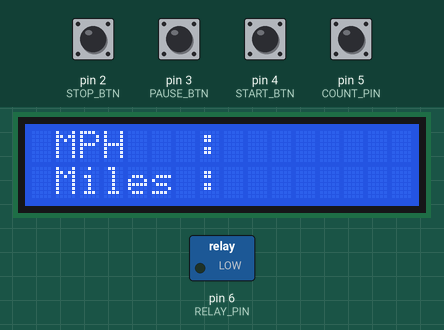
This sketch was run on a simulated Arduino Uno, built with avr-gcc and run on an emulated ATmega328P. Shown: 16×2 character LCD, switched loads named in the sketch (green lamp = pin HIGH). Inputs (shaded band) come from the test bench; at power-on: pin 2 (STOP_BTN), pin 3 (PAUSE_BTN), pin 4 (START_BTN), pin 5 (COUNT_PIN) HIGH.

Above: at 1.2 s.
1.3 s: pin 4 (START_BTN) pulled LOW for 0.15 s
At 1.55 s:
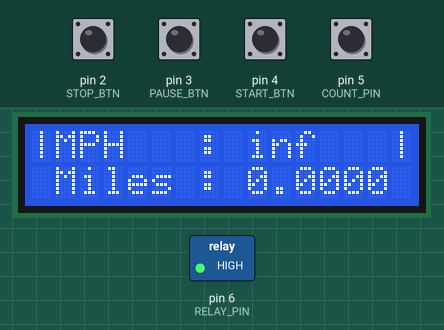
2.0 s: pin 2 (STOP_BTN) pulled LOW for 0.15 s
At 2.4 s:
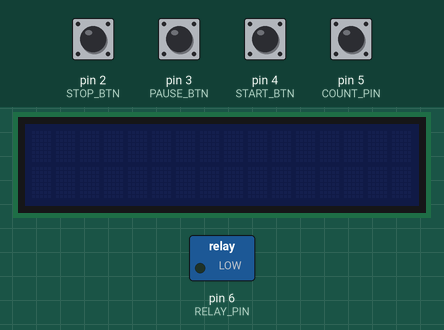
3.6 s: pin 3 (PAUSE_BTN) pulled LOW for 0.15 s
At 4.8 s:
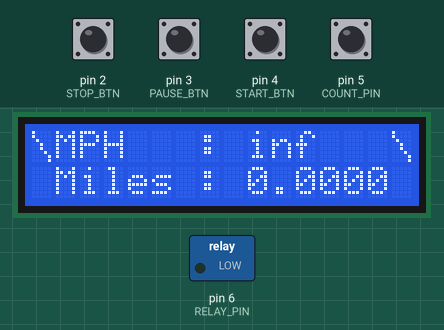
5.2 s: pin 3 (PAUSE_BTN) pulled LOW for 1 s
At 5.5 s:
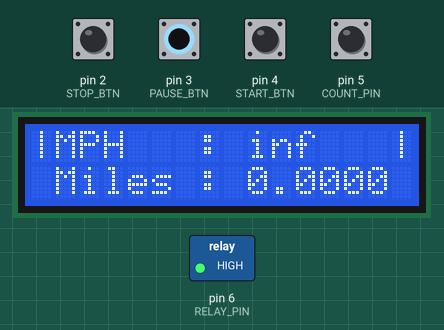
6.8 s: pin 5 (COUNT_PIN) pulled LOW for 0.15 s
At 7.01 s:
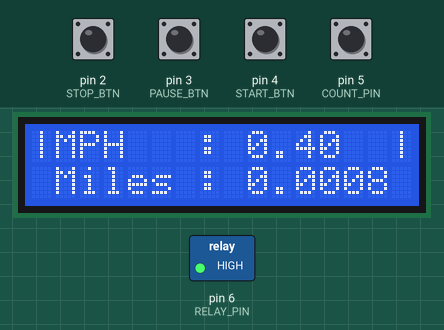
7.5 s: pin 2 (STOP_BTN) pulled LOW for 1 s
At 8.9 s:
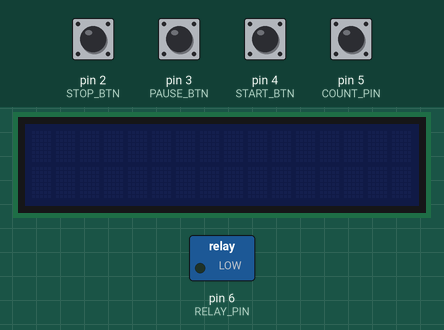
Timing chart, 0 to 10.5 s (numbered marks = the images above; inputs shaded):
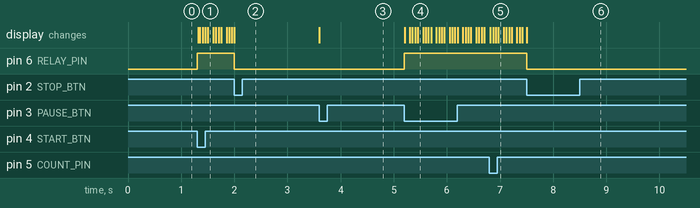

The sketch:

NanoTreamill.ino
```cpp
#include <LiquidCrystal_I2C.h>

#define FEET_PER_MILE 5280
#define TRACK_LEN 4

#define RELAY_PIN 6
#define START_BTN 4
#define PAUSE_BTN 3
#define STOP_BTN  2
#define COUNT_PIN 5

#define PAUSED 0
#define RUNNING 1
#define STOPPED 2


//define missing slash char for spin ani..
uint8_t slash[8] = {
  0b10000,
  0b10000,
  0b01000,
  0b00100,
  0b00100,
  0b00010,
  0b00001,
  0b00001,
};


//screen
LiquidCrystal_I2C lcd(0x27, 16, 2);

byte flip = 0;
unsigned long AniMilli = 0;
int IntervalAni = 50;


byte buttons[4] = {START_BTN, PAUSE_BTN, STOP_BTN, COUNT_PIN};
unsigned long lastDebounce[4];
byte lastStates[4];
byte buttonStates[4];
byte intervalDebounce = 50;
bool running = false;
byte state = PAUSED;
byte lastState = PAUSED;

unsigned long count, lastCount;
unsigned long time, lastTime;


void setup() {
  pinMode(START_BTN, INPUT_PULLUP);
  pinMode(PAUSE_BTN, INPUT_PULLUP);
  pinMode(STOP_BTN, INPUT_PULLUP);
  pinMode(COUNT_PIN, INPUT_PULLUP);
  pinMode(RELAY_PIN, OUTPUT);
  lcd.init();
  lcd.backlight();
  lcd.createChar(1, slash);
  lcd.setCursor(1, 0);
  lcd.print("MPH   : ");
  lcd.setCursor(1, 1);
  lcd.print("Miles : ");
}


void loop() {

  for (int i = 0; i < 4; i++) {
    if (millis() - lastDebounce[i] >= intervalDebounce) {
      buttonStates[i] = digitalRead(buttons[i]);
      if (buttonStates[i] != lastStates[i]) {
        lastDebounce[i] = millis();
        lastStates[i] = buttonStates[i];
        if (buttonStates[i] == LOW) {
          switch (buttons[i]) {
            case START_BTN: state = RUNNING; break;
            case PAUSE_BTN: state = PAUSED; if (!running && lastState != STOPPED) lastState = RUNNING; break;
            case STOP_BTN : state = STOPPED; break;
            case COUNT_PIN: if (running) count++; time = millis(); break;
          }
        }
      }
    }
  }

  if (state != lastState) {
    switch (state) {

      case RUNNING: if (!running) {
          running = true;
          count = 0;
          lastCount = 1;
          digitalWrite(RELAY_PIN, HIGH);
        }
        lcd.backlight();
        lcd.display();
        break;
      case PAUSED : if (running) {
          running = false;
          digitalWrite(RELAY_PIN, LOW);
        } else if (lastState != STOPPED) {
          running = true;
          state = RUNNING;
          digitalWrite(RELAY_PIN, HIGH);
        }
        lcd.backlight();
        lcd.display();
        break;
      case STOPPED: running = false;
        digitalWrite(RELAY_PIN, LOW);
        lcd.noBacklight();
        lcd.noDisplay();
        break;

    }
    lastState =  state;
  }


  if (running) {
    FlipAni();
    if (count != lastCount) {
      lastCount = count;
      unsigned long elapsed = time - lastTime;
      lastTime = time;
      float secs = float(elapsed) / 1000;
      float fps = (TRACK_LEN / secs);
      float mph = (fps / FEET_PER_MILE) / 0.00028;
      lcd.setCursor(9, 0);
      lcd.print("     ");
      lcd.setCursor(9, 0);
      lcd.print(mph, 2);
      float miles =  float((count * TRACK_LEN)) / float(FEET_PER_MILE);
      lcd.setCursor(9, 1);
      lcd.print(miles, 4);
    }
  }
}


void FlipAni() {
  if (millis() - AniMilli >= IntervalAni)
  {
    AniMilli = millis();
    switch (flip) {
      case 0: flip = 1; lcd.setCursor(0, 0); lcd.print("|"); lcd.setCursor(15, 0); lcd.print("|"); break;
      case 1: flip = 2; lcd.setCursor(0, 0); lcd.print("/"); lcd.setCursor(15, 0); lcd.print("/"); break;
      case 2: flip = 3; lcd.setCursor(0, 0); lcd.print("-"); lcd.setCursor(15, 0); lcd.print("-"); break;
      case 3: flip = 4; lcd.setCursor(0, 0); lcd.print("\x01"); lcd.setCursor(15, 0); lcd.print("\x01"); break;
      case 4: flip = 0; lcd.setCursor(0, 0); lcd.print("|"); lcd.setCursor(15, 0); lcd.print("|"); break;
    }
  }
}
```

Measured:
- after the input at 1.3 s, pin 6 (RELAY_PIN): LOW → HIGH at once; the display: changes at once (image 1)
- after the input at 2.0 s, pin 6 (RELAY_PIN): HIGH → LOW at once; the display: changes at once (image 2)
- after the input at 3.6 s, the display: changes at once (image 3)
- after the input at 5.2 s, pin 6 (RELAY_PIN): LOW → HIGH at once; the display: changes at once (image 4)
- after the input at 6.8 s, the display: first changes at once (image 5 shows a later state)
- after the input at 7.5 s, pin 6 (RELAY_PIN): HIGH → LOW at once; the display: changes at once (image 6)
